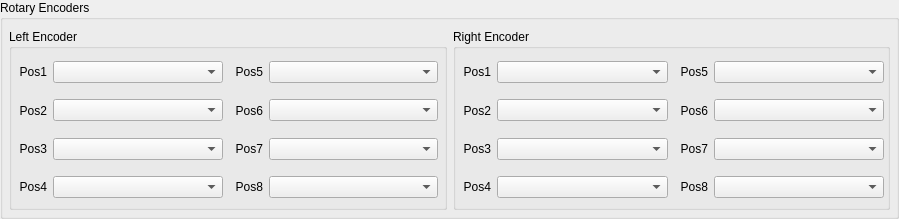
       <widget class="QGroupBox" name="groupBox">
        <property name="title">
         <string>Rotary Encoders</string>
        </property>
        <widget class="QWidget" name="horizontalLayoutWidget_3">
         <property name="geometry">
          <rect>
           <x>9</x>
           <y>29</y>
           <width>881</width>
           <height>181</height>
          </rect>
         </property>
         <layout class="QHBoxLayout" name="horizontalLayout_41">
          <item>
           <widget class="QGroupBox" name="groupBox_5">
            <property name="title">
             <string>Left Encoder</string>
            </property>
            <widget class="QWidget" name="gridLayoutWidget_5">
             <property name="geometry">
              <rect>
               <x>10</x>
               <y>30</y>
               <width>419</width>
               <height>141</height>
              </rect>
             </property>
             <layout class="QGridLayout" name="gridLayout_6">
              <property name="spacing">
               <number>12</number>
              </property>
              <item row="2" column="1">
               <widget class="QWidget" name="widget_55" native="true">
                <layout class="QHBoxLayout" name="horizontalLayout_39">
                 <property name="leftMargin">
                  <number>0</number>
                 </property>
                 <property name="topMargin">
                  <number>0</number>
                 </property>
                 <property name="rightMargin">
                  <number>0</number>
                 </property>
                 <property name="bottomMargin">
                  <number>0</number>
                 </property>
                 <item>
                  <widget class="QLabel" name="label_75">
                   <property name="text">
                    <string>Pos7</string>
                   </property>
                   <property name="alignment">
                    <set>Qt::AlignRight|Qt::AlignTrailing|Qt::AlignVCenter</set>
                   </property>
                  </widget>
                 </item>
                 <item>
                  <widget class="QComboBox" name="rotencodercombo_7">
                   <property name="sizePolicy">
                    <sizepolicy hsizetype="MinimumExpanding" vsizetype="Fixed">
                     <horstretch>0</horstretch>
                     <verstretch>0</verstretch>
                    </sizepolicy>
                   </property>
                   <property name="placeholderText">
                    <string>Select Input</string>
                   </property>
                  </widget>
                 </item>
                </layout>
               </widget>
              </item>
              <item row="2" column="0">
               <widget class="QWidget" name="widget_56" native="true">
                <layout class="QHBoxLayout" name="horizontalLayout_63">
                 <property name="leftMargin">
                  <number>0</number>
                 </property>
                 <property name="topMargin">
                  <number>0</number>
                 </property>
                 <property name="rightMargin">
                  <number>0</number>
                 </property>
                 <property name="bottomMargin">
                  <number>0</number>
                 </property>
                 <item>
                  <widget class="QLabel" name="label_76">
                   <property name="text">
                    <string>Pos3</string>
                   </property>
                   <property name="alignment">
                    <set>Qt::AlignRight|Qt::AlignTrailing|Qt::AlignVCenter</set>
                   </property>
                  </widget>
                 </item>
                 <item>
                  <widget class="QComboBox" name="rotencodercombo_3">
                   <property name="sizePolicy">
                    <sizepolicy hsizetype="MinimumExpanding" vsizetype="Fixed">
                     <horstretch>0</horstretch>
                     <verstretch>0</verstretch>
                    </sizepolicy>
                   </property>
                   <property name="placeholderText">
                    <string>Select Input</string>
                   </property>
                  </widget>
                 </item>
                </layout>
               </widget>
              </item>
              <item row="1" column="0">
               <widget class="QWidget" name="widget_57" native="true">
                <layout class="QHBoxLayout" name="horizontalLayout_75">
                 <property name="leftMargin">
                  <number>0</number>
                 </property>
                 <property name="topMargin">
                  <number>0</number>
                 </property>
                 <property name="rightMargin">
                  <number>0</number>
                 </property>
                 <property name="bottomMargin">
                  <number>0</number>
                 </property>
                 <item>
                  <widget class="QLabel" name="label_77">
                   <property name="text">
                    <string>Pos2</string>
                   </property>
                   <property name="alignment">
                    <set>Qt::AlignRight|Qt::AlignTrailing|Qt::AlignVCenter</set>
                   </property>
                  </widget>
                 </item>
                 <item>
                  <widget class="QComboBox" name="rotencodercombo_2">
                   <property name="sizePolicy">
                    <sizepolicy hsizetype="MinimumExpanding" vsizetype="Fixed">
                     <horstretch>0</horstretch>
                     <verstretch>0</verstretch>
                    </sizepolicy>
                   </property>
                   <property name="placeholderText">
                    <string>Select Input</string>
                   </property>
                  </widget>
                 </item>
                </layout>
               </widget>
              </item>
              <item row="3" column="0">
               <widget class="QWidget" name="widget_58" native="true">
                <layout class="QHBoxLayout" name="horizontalLayout_76">
                 <property name="leftMargin">
                  <number>0</number>
                 </property>
                 <property name="topMargin">
                  <number>0</number>
                 </property>
                 <property name="rightMargin">
                  <number>0</number>
                 </property>
                 <property name="bottomMargin">
                  <number>0</number>
                 </property>
                 <item>
                  <widget class="QLabel" name="label_78">
                   <property name="text">
                    <string>Pos4</string>
                   </property>
                   <property name="alignment">
                    <set>Qt::AlignRight|Qt::AlignTrailing|Qt::AlignVCenter</set>
                   </property>
                  </widget>
                 </item>
                 <item>
                  <widget class="QComboBox" name="rotencodercombo_4">
                   <property name="sizePolicy">
                    <sizepolicy hsizetype="MinimumExpanding" vsizetype="Fixed">
                     <horstretch>0</horstretch>
                     <verstretch>0</verstretch>
                    </sizepolicy>
                   </property>
                   <property name="placeholderText">
                    <string>Select Input</string>
                   </property>
                  </widget>
                 </item>
                </layout>
               </widget>
              </item>
              <item row="3" column="1">
               <widget class="QWidget" name="widget_59" native="true">
                <layout class="QHBoxLayout" name="horizontalLayout_77">
                 <property name="leftMargin">
                  <number>0</number>
                 </property>
                 <property name="topMargin">
                  <number>0</number>
                 </property>
                 <property name="rightMargin">
                  <number>0</number>
                 </property>
                 <property name="bottomMargin">
                  <number>0</number>
                 </property>
                 <item>
                  <widget class="QLabel" name="label_79">
                   <property name="text">
                    <string>Pos8</string>
                   </property>
                   <property name="alignment">
                    <set>Qt::AlignRight|Qt::AlignTrailing|Qt::AlignVCenter</set>
                   </property>
                  </widget>
                 </item>
                 <item>
                  <widget class="QComboBox" name="rotencodercombo_8">
                   <property name="sizePolicy">
                    <sizepolicy hsizetype="MinimumExpanding" vsizetype="Fixed">
                     <horstretch>0</horstretch>
                     <verstretch>0</verstretch>
                    </sizepolicy>
                   </property>
                   <property name="placeholderText">
                    <string>Select Input</string>
                   </property>
                  </widget>
                 </item>
                </layout>
               </widget>
              </item>
              <item row="0" column="1">
               <widget class="QWidget" name="widget_60" native="true">
                <layout class="QHBoxLayout" name="horizontalLayout_78">
                 <property name="leftMargin">
                  <number>0</number>
                 </property>
                 <property name="topMargin">
                  <number>0</number>
                 </property>
                 <property name="rightMargin">
                  <number>0</number>
                 </property>
                 <property name="bottomMargin">
                  <number>0</number>
                 </property>
                 <item>
                  <widget class="QLabel" name="label_80">
                   <property name="text">
                    <string>Pos5</string>
                   </property>
                   <property name="alignment">
                    <set>Qt::AlignRight|Qt::AlignTrailing|Qt::AlignVCenter</set>
                   </property>
                  </widget>
                 </item>
                 <item>
                  <widget class="QComboBox" name="rotencodercombo_5">
                   <property name="sizePolicy">
                    <sizepolicy hsizetype="MinimumExpanding" vsizetype="Fixed">
                     <horstretch>0</horstretch>
                     <verstretch>0</verstretch>
                    </sizepolicy>
                   </property>
                   <property name="placeholderText">
                    <string>Select Input</string>
                   </property>
                  </widget>
                 </item>
                </layout>
               </widget>
              </item>
              <item row="1" column="1">
               <widget class="QWidget" name="widget_61" native="true">
                <layout class="QHBoxLayout" name="horizontalLayout_79">
                 <property name="leftMargin">
                  <number>0</number>
                 </property>
                 <property name="topMargin">
                  <number>0</number>
                 </property>
                 <property name="rightMargin">
                  <number>0</number>
                 </property>
                 <property name="bottomMargin">
                  <number>0</number>
                 </property>
                 <item>
                  <widget class="QLabel" name="label_81">
                   <property name="text">
                    <string>Pos6</string>
                   </property>
                   <property name="alignment">
                    <set>Qt::AlignRight|Qt::AlignTrailing|Qt::AlignVCenter</set>
                   </property>
                  </widget>
                 </item>
                 <item>
                  <widget class="QComboBox" name="rotencodercombo_6">
                   <property name="sizePolicy">
                    <sizepolicy hsizetype="MinimumExpanding" vsizetype="Fixed">
                     <horstretch>0</horstretch>
                     <verstretch>0</verstretch>
                    </sizepolicy>
                   </property>
                   <property name="placeholderText">
                    <string>Select Input</string>
                   </property>
                  </widget>
                 </item>
                </layout>
               </widget>
              </item>
              <item row="0" column="0">
               <widget class="QWidget" name="widget_62" native="true">
                <layout class="QHBoxLayout" name="horizontalLayout_80">
                 <property name="leftMargin">
                  <number>0</number>
                 </property>
                 <property name="topMargin">
                  <number>0</number>
                 </property>
                 <property name="rightMargin">
                  <number>0</number>
                 </property>
                 <property name="bottomMargin">
                  <number>0</number>
                 </property>
                 <item>
                  <widget class="QLabel" name="label_82">
                   <property name="text">
                    <string>Pos1</string>
                   </property>
                   <property name="alignment">
                    <set>Qt::AlignRight|Qt::AlignTrailing|Qt::AlignVCenter</set>
                   </property>
                  </widget>
                 </item>
                 <item>
                  <widget class="QComboBox" name="rotencodercombo_1">
                   <property name="sizePolicy">
                    <sizepolicy hsizetype="MinimumExpanding" vsizetype="Fixed">
                     <horstretch>0</horstretch>
                     <verstretch>0</verstretch>
                    </sizepolicy>
                   </property>
                   <property name="placeholderText">
                    <string>Select Input</string>
                   </property>
                  </widget>
                 </item>
                </layout>
               </widget>
              </item>
             </layout>
            </widget>
           </widget>
          </item>
          <item>
           <widget class="QGroupBox" name="groupBox_6">
            <property name="title">
             <string>Right Encoder</string>
            </property>
            <widget class="QWidget" name="gridLayoutWidget_4">
             <property name="geometry">
              <rect>
               <x>10</x>
               <y>30</y>
               <width>421</width>
               <height>141</height>
              </rect>
             </property>
             <layout class="QGridLayout" name="gridLayout_5">
              <property name="spacing">
               <number>12</number>
              </property>
              <item row="2" column="1">
               <widget class="QWidget" name="widget_35" native="true">
                <layout class="QHBoxLayout" name="horizontalLayout_55">
                 <property name="leftMargin">
                  <number>0</number>
                 </property>
                 <property name="topMargin">
                  <number>0</number>
                 </property>
                 <property name="rightMargin">
                  <number>0</number>
                 </property>
                 <property name="bottomMargin">
                  <number>0</number>
                 </property>
                 <item>
                  <widget class="QLabel" name="label_49">
                   <property name="text">
                    <string>Pos7</string>
                   </property>
                   <property name="alignment">
                    <set>Qt::AlignRight|Qt::AlignTrailing|Qt::AlignVCenter</set>
                   </property>
                  </widget>
                 </item>
                 <item>
                  <widget class="QComboBox" name="rotencodercombo_15">
                   <property name="sizePolicy">
                    <sizepolicy hsizetype="MinimumExpanding" vsizetype="Fixed">
                     <horstretch>0</horstretch>
                     <verstretch>0</verstretch>
                    </sizepolicy>
                   </property>
                   <property name="placeholderText">
                    <string>Select Input</string>
                   </property>
                  </widget>
                 </item>
                </layout>
               </widget>
              </item>
              <item row="2" column="0">
               <widget class="QWidget" name="widget_44" native="true">
                <layout class="QHBoxLayout" name="horizontalLayout_56">
                 <property name="leftMargin">
                  <number>0</number>
                 </property>
                 <property name="topMargin">
                  <number>0</number>
                 </property>
                 <property name="rightMargin">
                  <number>0</number>
                 </property>
                 <property name="bottomMargin">
                  <number>0</number>
                 </property>
                 <item>
                  <widget class="QLabel" name="label_58">
                   <property name="text">
                    <string>Pos3</string>
                   </property>
                   <property name="alignment">
                    <set>Qt::AlignRight|Qt::AlignTrailing|Qt::AlignVCenter</set>
                   </property>
                  </widget>
                 </item>
                 <item>
                  <widget class="QComboBox" name="rotencodercombo_11">
                   <property name="sizePolicy">
                    <sizepolicy hsizetype="MinimumExpanding" vsizetype="Fixed">
                     <horstretch>0</horstretch>
                     <verstretch>0</verstretch>
                    </sizepolicy>
                   </property>
                   <property name="placeholderText">
                    <string>Select Input</string>
                   </property>
                  </widget>
                 </item>
                </layout>
               </widget>
              </item>
              <item row="1" column="0">
               <widget class="QWidget" name="widget_45" native="true">
                <layout class="QHBoxLayout" name="horizontalLayout_57">
                 <property name="leftMargin">
                  <number>0</number>
                 </property>
                 <property name="topMargin">
                  <number>0</number>
                 </property>
                 <property name="rightMargin">
                  <number>0</number>
                 </property>
                 <property name="bottomMargin">
                  <number>0</number>
                 </property>
                 <item>
                  <widget class="QLabel" name="label_59">
                   <property name="text">
                    <string>Pos2</string>
                   </property>
                   <property name="alignment">
                    <set>Qt::AlignRight|Qt::AlignTrailing|Qt::AlignVCenter</set>
                   </property>
                  </widget>
                 </item>
                 <item>
                  <widget class="QComboBox" name="rotencodercombo_10">
                   <property name="sizePolicy">
                    <sizepolicy hsizetype="MinimumExpanding" vsizetype="Fixed">
                     <horstretch>0</horstretch>
                     <verstretch>0</verstretch>
                    </sizepolicy>
                   </property>
                   <property name="placeholderText">
                    <string>Select Input</string>
                   </property>
                  </widget>
                 </item>
                </layout>
               </widget>
              </item>
              <item row="3" column="0">
               <widget class="QWidget" name="widget_46" native="true">
                <layout class="QHBoxLayout" name="horizontalLayout_58">
                 <property name="leftMargin">
                  <number>0</number>
                 </property>
                 <property name="topMargin">
                  <number>0</number>
                 </property>
                 <property name="rightMargin">
                  <number>0</number>
                 </property>
                 <property name="bottomMargin">
                  <number>0</number>
                 </property>
                 <item>
                  <widget class="QLabel" name="label_60">
                   <property name="text">
                    <string>Pos4</string>
                   </property>
                   <property name="alignment">
                    <set>Qt::AlignRight|Qt::AlignTrailing|Qt::AlignVCenter</set>
                   </property>
                  </widget>
                 </item>
                 <item>
                  <widget class="QComboBox" name="rotencodercombo_12">
                   <property name="sizePolicy">
                    <sizepolicy hsizetype="MinimumExpanding" vsizetype="Fixed">
                     <horstretch>0</horstretch>
                     <verstretch>0</verstretch>
                    </sizepolicy>
                   </property>
                   <property name="placeholderText">
                    <string>Select Input</string>
                   </property>
                  </widget>
                 </item>
                </layout>
               </widget>
              </item>
              <item row="3" column="1">
               <widget class="QWidget" name="widget_47" native="true">
                <layout class="QHBoxLayout" name="horizontalLayout_59">
                 <property name="leftMargin">
                  <number>0</number>
                 </property>
                 <property name="topMargin">
                  <number>0</number>
                 </property>
                 <property name="rightMargin">
                  <number>0</number>
                 </property>
                 <property name="bottomMargin">
                  <number>0</number>
                 </property>
                 <item>
                  <widget class="QLabel" name="label_61">
                   <property name="text">
                    <string>Pos8</string>
                   </property>
                   <property name="alignment">
                    <set>Qt::AlignRight|Qt::AlignTrailing|Qt::AlignVCenter</set>
                   </property>
                  </widget>
                 </item>
                 <item>
                  <widget class="QComboBox" name="rotencodercombo_16">
                   <property name="sizePolicy">
                    <sizepolicy hsizetype="MinimumExpanding" vsizetype="Fixed">
                     <horstretch>0</horstretch>
                     <verstretch>0</verstretch>
                    </sizepolicy>
                   </property>
                   <property name="placeholderText">
                    <string>Select Input</string>
                   </property>
                  </widget>
                 </item>
                </layout>
               </widget>
              </item>
              <item row="0" column="1">
               <widget class="QWidget" name="widget_48" native="true">
                <layout class="QHBoxLayout" name="horizontalLayout_60">
                 <property name="leftMargin">
                  <number>0</number>
                 </property>
                 <property name="topMargin">
                  <number>0</number>
                 </property>
                 <property name="rightMargin">
                  <number>0</number>
                 </property>
                 <property name="bottomMargin">
                  <number>0</number>
                 </property>
                 <item>
                  <widget class="QLabel" name="label_62">
                   <property name="text">
                    <string>Pos5</string>
                   </property>
                   <property name="alignment">
                    <set>Qt::AlignRight|Qt::AlignTrailing|Qt::AlignVCenter</set>
                   </property>
                  </widget>
                 </item>
                 <item>
                  <widget class="QComboBox" name="rotencodercombo_13">
                   <property name="sizePolicy">
                    <sizepolicy hsizetype="MinimumExpanding" vsizetype="Fixed">
                     <horstretch>0</horstretch>
                     <verstretch>0</verstretch>
                    </sizepolicy>
                   </property>
                   <property name="placeholderText">
                    <string>Select Input</string>
                   </property>
                  </widget>
                 </item>
                </layout>
               </widget>
              </item>
              <item row="1" column="1">
               <widget class="QWidget" name="widget_49" native="true">
                <layout class="QHBoxLayout" name="horizontalLayout_61">
                 <property name="leftMargin">
                  <number>0</number>
                 </property>
                 <property name="topMargin">
                  <number>0</number>
                 </property>
                 <property name="rightMargin">
                  <number>0</number>
                 </property>
                 <property name="bottomMargin">
                  <number>0</number>
                 </property>
                 <item>
                  <widget class="QLabel" name="label_63">
                   <property name="text">
                    <string>Pos6</string>
                   </property>
                   <property name="alignment">
                    <set>Qt::AlignRight|Qt::AlignTrailing|Qt::AlignVCenter</set>
                   </property>
                  </widget>
                 </item>
                 <item>
                  <widget class="QComboBox" name="rotencodercombo_14">
                   <property name="sizePolicy">
                    <sizepolicy hsizetype="MinimumExpanding" vsizetype="Fixed">
                     <horstretch>0</horstretch>
                     <verstretch>0</verstretch>
                    </sizepolicy>
                   </property>
                   <property name="placeholderText">
                    <string>Select Input</string>
                   </property>
                  </widget>
                 </item>
                </layout>
               </widget>
              </item>
              <item row="0" column="0">
               <widget class="QWidget" name="widget_50" native="true">
                <layout class="QHBoxLayout" name="horizontalLayout_62">
                 <property name="leftMargin">
                  <number>0</number>
                 </property>
                 <property name="topMargin">
                  <number>0</number>
                 </property>
                 <property name="rightMargin">
                  <number>0</number>
                 </property>
                 <property name="bottomMargin">
                  <number>0</number>
                 </property>
                 <item>
                  <widget class="QLabel" name="label_64">
                   <property name="text">
                    <string>Pos1</string>
                   </property>
                   <property name="alignment">
                    <set>Qt::AlignRight|Qt::AlignTrailing|Qt::AlignVCenter</set>
                   </property>
                  </widget>
                 </item>
                 <item>
                  <widget class="QComboBox" name="rotencodercombo_9">
                   <property name="sizePolicy">
                    <sizepolicy hsizetype="MinimumExpanding" vsizetype="Fixed">
                     <horstretch>0</horstretch>
                     <verstretch>0</verstretch>
                    </sizepolicy>
                   </property>
                   <property name="editable">
                    <bool>false</bool>
                   </property>
                   <property name="placeholderText">
                    <string>Select Input</string>
                   </property>
                  </widget>
                 </item>
                </layout>
               </widget>
              </item>
             </layout>
            </widget>
           </widget>
          </item>
         </layout>
        </widget>
       </widget>
